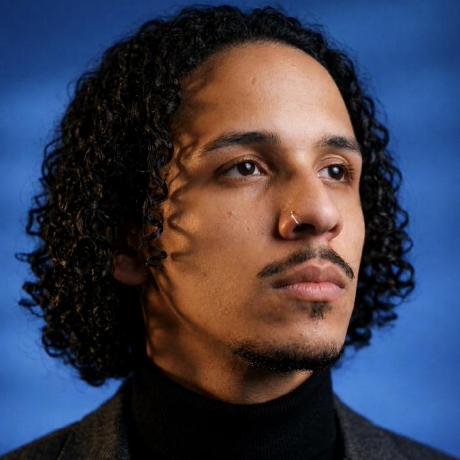
#> input picture source-photo.jpg, 460 x 460 px
$ python make_ascii_svg.py ../source-photo.jpg
#> lines starting #> are read from the running program, lines starting #| are printed output that depends on the picture
"""
Convert a prepped grayscale photo into a self-typing, monochrome ASCII
SVG. Each row wipes in left-to-right, staggered top to bottom (SMIL
clip-path animation), then freezes — no looping.

Usage: python scripts/make_ascii_svg.py [source-prepped.png]
Writes: avi-ascii.svg  (rename as you like, e.g. eric-ascii.svg)
"""
import sys

from PIL import Image

RAMP = " .`:-=+*cs#%@"  # bright (sparse) -> dark (dense); leading space = blank

COLS = 100
FONT_W = 6.1
FONT_H = 11
FILL = "#8b949e"  # single light-gray fill, no per-char rainbow


def image_to_ascii(path, cols=COLS):
#> called with path = '../source-photo.jpg', cols = 100
    img = Image.open(path).convert("L")
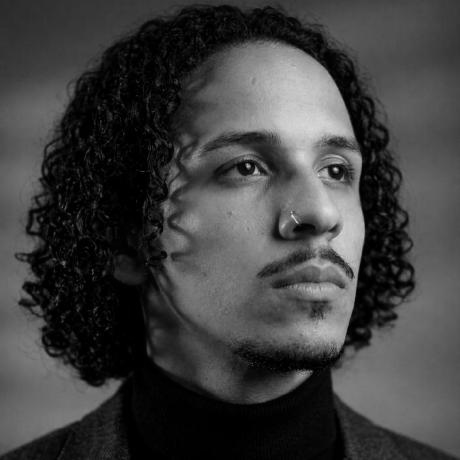
#> img: PIL image 460x460 L; min 0, max 222, mean 63.3
    w, h = img.size
#> w = 460; h = 460
    # characters are taller than wide, so compress rows to keep aspect ratio
    aspect_correction = 0.55
    rows = int(h / w * cols * aspect_correction)
#> rows = 55
    img = img.resize((cols, rows))
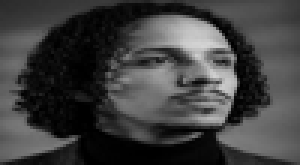
#> img: PIL image 100x55 L (shown 3 times larger); min 0, max 212, mean 63.3
    pixels = list(img.getdata())
#> pixels = 5500 values, max 212 at index 1567, min 0 at index 771, mean 63.32

    ramp_len = len(RAMP)
    chars = []
    for i, p in enumerate(pixels):
        # bright pixel (255, near-white bg) -> low index (space, sparse)
        # dark pixel (0, subject shadow)    -> high index (@, dense)
        idx = int((255 - p) / 255 * (ramp_len - 1))
        chars.append(RAMP[idx])
#> this loop made 5500 passes
#> (p, idx) on passes 1 to 3: (42, 10), (44, 9), (43, 9)
#> after the loop, chars = 5500 items, first 6: '#', 's', 's', 's', 's', 's'

    grid = [chars[r * cols:(r + 1) * cols] for r in range(rows)]
#> grid = 55 items
    return grid


def escape(c):
    return {"&": "&amp;", "<": "&lt;", ">": "&gt;"}.get(c, c)


def render(grid):
    rows = len(grid)
    cols = len(grid[0]) if rows else 0
    width = cols * FONT_W
    height = rows * FONT_H

    parts = []
    parts.append(
        f'<svg viewBox="0 0 {width:.0f} {height:.0f}" xmlns="http://www.w3.org/2000/svg" '
        f'font-family="ui-monospace, SFMono-Regular, Consolas, monospace">'
    )

    row_delay = 0.045
    for r, row_chars in enumerate(grid):
        # collapse leading/trailing blank runs isn't necessary; keep grid simple
        line = "".join(escape(c) for c in row_chars)
        y = (r + 1) * FONT_H - 2
        clip_id = f"clip{r}"
        delay = r * row_delay

        parts.append(
            f'<clipPath id="{clip_id}">'
            f'<rect x="0" y="{r*FONT_H}" width="0" height="{FONT_H}">'
            f'<animate attributeName="width" from="0" to="{width:.0f}" '
            f'begin="{delay:.3f}s" dur="0.5s" fill="freeze" calcMode="spline" '
            f'keySplines="0.2 0 0.2 1" />'
            f'</rect></clipPath>'
        )
        parts.append(
            f'<text x="0" y="{y:.1f}" fill="{FILL}" font-size="{FONT_H-1}" '
            f'clip-path="url(#{clip_id})" xml:space="preserve">{line}</text>'
        )

    parts.append("</svg>")
    return "\n".join(parts)


if __name__ == "__main__":
    path = sys.argv[1] if len(sys.argv) > 1 else "source-prepped.png"
    grid = image_to_ascii(path)
#> grid = 55 items
    svg = render(grid)
#> in render, `rows = len(grid)`: rows = 55
#> in render, `cols = len(grid[0]) if rows else 0`: cols = 100
#> in render, `width = cols * FONT_W`: width = 610
#> in render, `height = rows * FONT_H`: height = 605
#> the loop in render, `for r, row_chars in enumerate(grid): # collapse leading/trailing blank..` made 55 passes
#> (y, clip_id, delay) on passes 1 to 12: (9, 'clip0', 0), (20, 'clip1', 0.045), (31, 'clip2', 0.09), (42, 'clip3', 0.135), (53, 'clip4', 0.18), (64, 'clip5', 0.225), (75, 'clip6', 0.27), (86, 'clip7', 0.315), (97, 'clip8', 0.36), (108, 'clip9', 0.405), (119, 'clip10', 0.45), (130, 'clip11', 0.495)
#> after the loop in render, `for r, row_chars in enumerate(grid):`: parts = 111 items
    with open("avi-ascii.svg", "w") as f:
        f.write(svg)
    print(f"Wrote avi-ascii.svg ({len(grid)} rows x {len(grid[0])} cols)")
#| Wrote avi-ascii.svg (55 rows x 100 cols)
